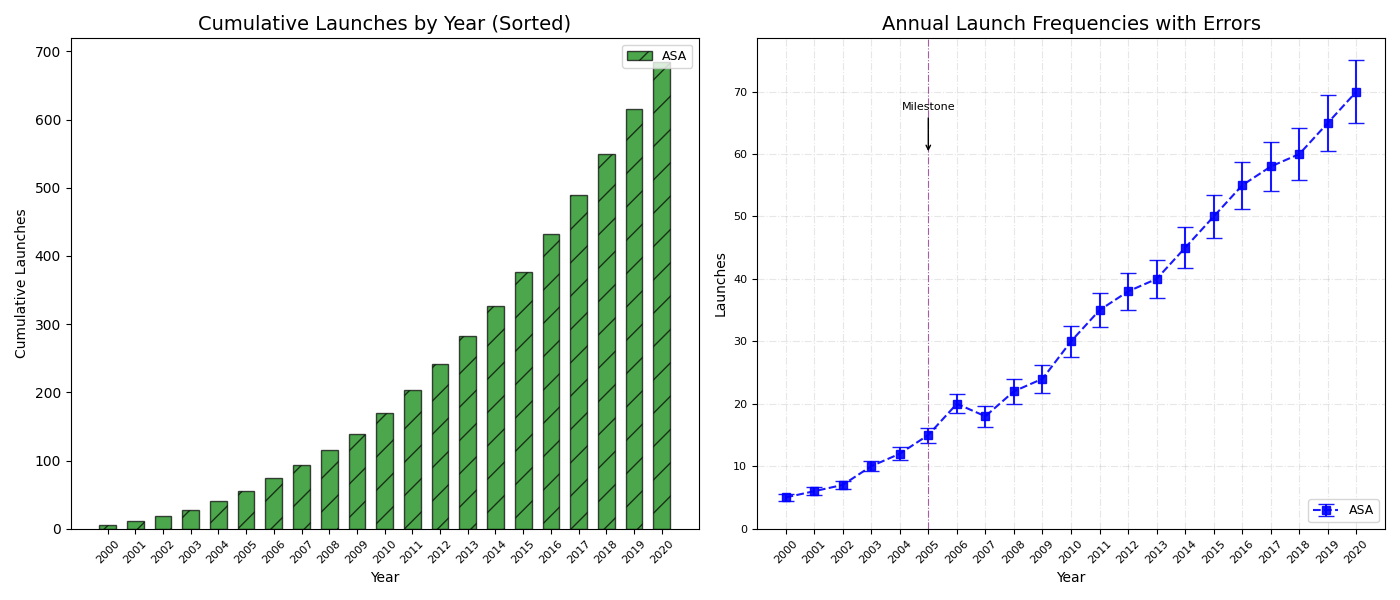

The script that drew this image:
import matplotlib.pyplot as plt
import numpy as np

years = np.arange(2000, 2021)

asa_launches = [5, 6, 7, 10, 12, 15, 20, 18, 22, 24, 30, 35, 38, 40, 45, 50, 55, 58, 60, 65, 70]
asa_errors = [0.5, 0.6, 0.7, 0.8, 1, 1.2, 1.5, 1.7, 2, 2.2, 2.5, 2.7, 3, 3.1, 3.3, 3.5, 3.8, 4, 4.2, 4.5, 5]

cumulative_asa = np.cumsum(asa_launches)

# Sort the cumulative launches and corresponding years in ascending order
sorted_indices = np.argsort(cumulative_asa)
years_sorted = years[sorted_indices]
cumulative_asa_sorted = cumulative_asa[sorted_indices]

fig, (ax1, ax2) = plt.subplots(1, 2, figsize=(14, 6), sharex=False)

ax1.bar(years_sorted, cumulative_asa_sorted, width=0.6, label='ASA', color='g', alpha=0.7, edgecolor='black', hatch='/')

ax1.set_title('Cumulative Launches by Year (Sorted)', fontsize=14)
ax1.set_xlabel('Year')
ax1.set_ylabel('Cumulative Launches')
ax1.legend(loc='upper right', fontsize=9)
ax1.grid(False)
ax1.set_xticks(years_sorted)
ax1.set_xticklabels(years_sorted, rotation=45, fontsize=8)

ax2.errorbar(years, asa_launches, yerr=asa_errors, label='ASA', fmt='s', color='b',
             capsize=6, linestyle='--', linewidth=1.5, alpha=0.9)

ax2.set_title('Annual Launch Frequencies with Errors', fontsize=14)
ax2.set_xlabel('Year')
ax2.set_ylabel('Launches')
ax2.legend(loc='lower right', fontsize=9)
ax2.grid(True, linestyle='-.', alpha=0.3)
ax2.axvline(x=2005, color='purple', linestyle='-.', linewidth=0.8, alpha=0.6)
ax2.annotate('Milestone', xy=(2005, 60), xytext=(2005, 67),
             arrowprops=dict(facecolor='red', arrowstyle='->'), fontsize=8, ha='center')
ax2.set_xticks(years)
ax2.set_xticklabels(years, rotation=45, fontsize=8)
ax2.set_yticks(np.arange(0, 80, 10))
ax2.set_yticklabels(np.arange(0, 80, 10), fontsize=8)

plt.tight_layout()
plt.show()
